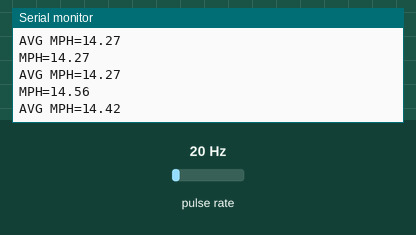
Recording of a sketch running on a simulated Arduino Uno, built with avr-gcc and run on an emulated ATmega328P. On the bench: the last lines printed to the serial monitor. Wiring (inferred from the names in the program): pulse sensor: data pin 2. Inputs (shaded band) come from the test bench; at power-on: pulse rate 20 Hz.

Above: at 1.2 s.
1.3 s: pulse rate (sensor on pin 2) set to 150 Hz
At 1.8 s:
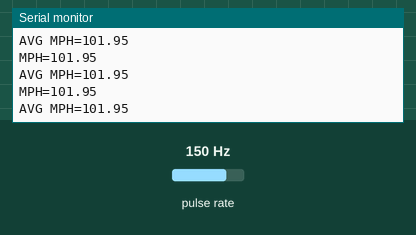
4.3 s: pulse rate (sensor on pin 2) set to 4 Hz
At 4.67 s:
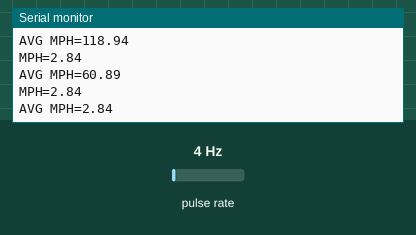
Timing chart, 0 to 7.3 s (numbered marks = the images above; inputs shaded):
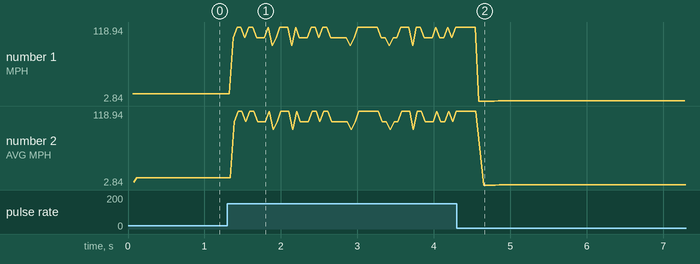

Measured:
- after the input at 1.3 s, the serial monitor: prints a new line after 0.08 s (image 1)
- after the input at 4.3 s, the serial monitor: prints a new line after 0.29 s (image 2)
- plotted number 1: 14.27 → 118.94 after the input at 1.3 s, 118.94 → 2.87 after the input at 4.3 s
- plotted number 2: 14.13 → 118.94 after the input at 1.3 s, 118.94 → 2.87 after the input at 4.3 s

The sketch:

Car_Improved.ino
```cpp
#include <avr/wdt.h>

//Settings-Need to Set
float radius = 2; //radius of to magnet in inches

//Pinout
int hall_pin = 2; // Hall sensor

//Speed
int fast = 50; //Speed where speed gets averaged


//Variables
float circumference;

volatile int time_new;
volatile int time_old;

volatile unsigned int elapsed;

volatile byte counter = 0;
unsigned int rpm = 0; //unsigned gives only positive values

volatile float inms = 0;//inches per millisecond
float mph;
float mph_old;

float avg_mph;

volatile boolean toggle = 0;


void setup() {

  //Disable Inturupts
  noInterrupts();//stop interrupts

  //Enable Watchdog
  //wdt_enable(WDTO_2S);//2sec
  //wdt_enable(WDTO_4S);//4sec
  wdt_enable(WDTO_8S);//8sec

  //Initalize Serial
  Serial.begin(9600);
  Serial.println("Initalized Serial");

  //Init Variables
  circumference = 2 * 3.14 * radius;

  //Print Variables
  Serial.print("Circumference=");
  Serial.println(circumference);

  //Hall Pin
  pinMode(hall_pin, INPUT_PULLUP); //Enables Sensor Pin
  attachInterrupt(digitalPinToInterrupt(hall_pin), hall_int, RISING); //Interrupt on rising edge

  //Enable Interrupts
  interrupts();//allow interrupts
  Serial.println("Enabled Interrupts");


}


void hall_int() {

  //Time Elaped
  time_new = millis();
  elapsed = (time_new - time_old);
  time_old = time_new;

  //Calculate inch/milisecond
  inms = circumference / elapsed;
}


void loop() {
  delay(50);


  //Calc MPH
  mph = inms * 56.8182;

  //Print MPH
  Serial.print("MPH=");
  Serial.println(mph);

  //Avg MPH
  if (mph < fast) {
    avg_mph = ((mph + mph_old) / 2);
  }
  else {
    avg_mph = mph;
  }
  mph_old = mph;

  //Print AVG MPH
  Serial.print("AVG MPH=");
  Serial.println(avg_mph);

  wdt_reset(); //Resets Watchdog
}
```
